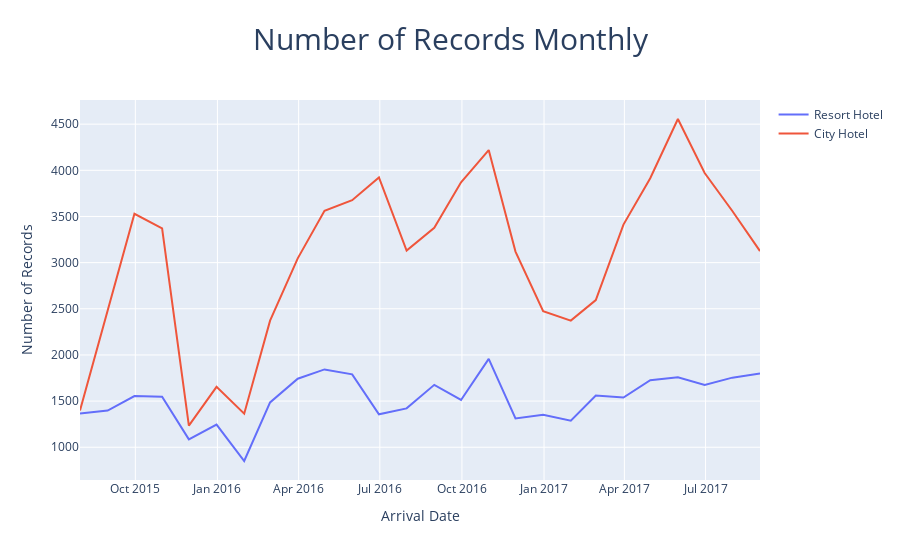

This figure's notebook cell:
### Code cell
dataResortMonthly = ResortHotel['arrival_date'].value_counts()
dataResortMonthly = dataResortMonthly.resample('m').sum().to_frame()

dataCityMonthly = CityHotel['arrival_date'].value_counts()
dataCityMonthly = dataCityMonthly.resample('m').sum().to_frame()

fig = go.Figure()
fig.add_trace(go.Scatter(x=dataResortMonthly.index, y=dataResortMonthly['arrival_date'], name="Resort Hotel",
                         hovertext=dataResortMonthly['arrival_date']))
fig.add_trace(go.Scatter(x=dataCityMonthly.index, y=dataCityMonthly['arrival_date'], name="City Hotel",
                         hovertext=dataCityMonthly['arrival_date']))
fig.update_layout(title_text='Number of Records Monthly',
                  title_x=0.5, title_font=dict(size=30))  
fig.update_layout(
    xaxis_title="Arrival Date",
    yaxis_title="Number of Records")

fig.show()

### Figure 1 — Plotly figure (JSON) as saved in the notebook; plotly's stock layout.template omitted (floating-point values rounded to 4 significant figures)
{"data": [{"hovertext": [1365, 1397, 1555, 1547, 1086, 1246, 851, 1486, 1742, 1843, 1790, 1357, 1421, 1676, 1512, 1957, 1312, 1353, 1287, 1561, 1539, 1726, 1757, 1676, 1754, 1800], "name": "Resort Hotel", "type": "scatter", "x": ["2015-07-31T00:00:00", "2015-08-31T00:00:00", "2015-09-30T00:00:00", "2015-10-31T00:00:00", "2015-11-30T00:00:00", "2015-12-31T00:00:00", "2016-01-31T00:00:00", "2016-02-29T00:00:00", "2016-03-31T00:00:00", "2016-04-30T00:00:00", "2016-05-31T00:00:00", "2016-06-30T00:00:00", "2016-07-31T00:00:00", "2016-08-31T00:00:00", "2016-09-30T00:00:00", "2016-10-31T00:00:00", "2016-11-30T00:00:00", "2016-12-31T00:00:00", "2017-01-31T00:00:00", "2017-02-28T00:00:00", "2017-03-31T00:00:00", "2017-04-30T00:00:00", "2017-05-31T00:00:00", "2017-06-30T00:00:00", "2017-07-31T00:00:00", "2017-08-31T00:00:00"], "y": [1365, 1397, 1555, 1547, 1086, 1246, 851, 1486, 1742, 1843, 1790, 1357, 1421, 1676, 1512, 1957, 1312, 1353, 1287, 1561, 1539, 1726, 1757, 1676, 1754, 1800]}, {"hovertext": [1398, 2476, 3529, 3372, 1234, 1654, 1364, 2371, 3046, 3561, 3676, 3923, 3131, 3378, 3871, 4219, 3120, 2475, 2372, 2594, 3412, 3915, 4556, 3971, 3559, 3125], "name": "City Hotel", "type": "scatter", "x": ["2015-07-31T00:00:00", "2015-08-31T00:00:00", "2015-09-30T00:00:00", "2015-10-31T00:00:00", "2015-11-30T00:00:00", "2015-12-31T00:00:00", "2016-01-31T00:00:00", "2016-02-29T00:00:00", "2016-03-31T00:00:00", "2016-04-30T00:00:00", "2016-05-31T00:00:00", "2016-06-30T00:00:00", "2016-07-31T00:00:00", "2016-08-31T00:00:00", "2016-09-30T00:00:00", "2016-10-31T00:00:00", "2016-11-30T00:00:00", "2016-12-31T00:00:00", "2017-01-31T00:00:00", "2017-02-28T00:00:00", "2017-03-31T00:00:00", "2017-04-30T00:00:00", "2017-05-31T00:00:00", "2017-06-30T00:00:00", "2017-07-31T00:00:00", "2017-08-31T00:00:00"], "y": [1398, 2476, 3529, 3372, 1234, 1654, 1364, 2371, 3046, 3561, 3676, 3923, 3131, 3378, 3871, 4219, 3120, 2475, 2372, 2594, 3412, 3915, 4556, 3971, 3559, 3125]}], "layout": {"title": {"font": {"size": 30}, "text": "Number of Records Monthly", "x": 0.5}, "xaxis": {"title": {"text": "Arrival Date"}}, "yaxis": {"title": {"text": "Number of Records"}}}}
